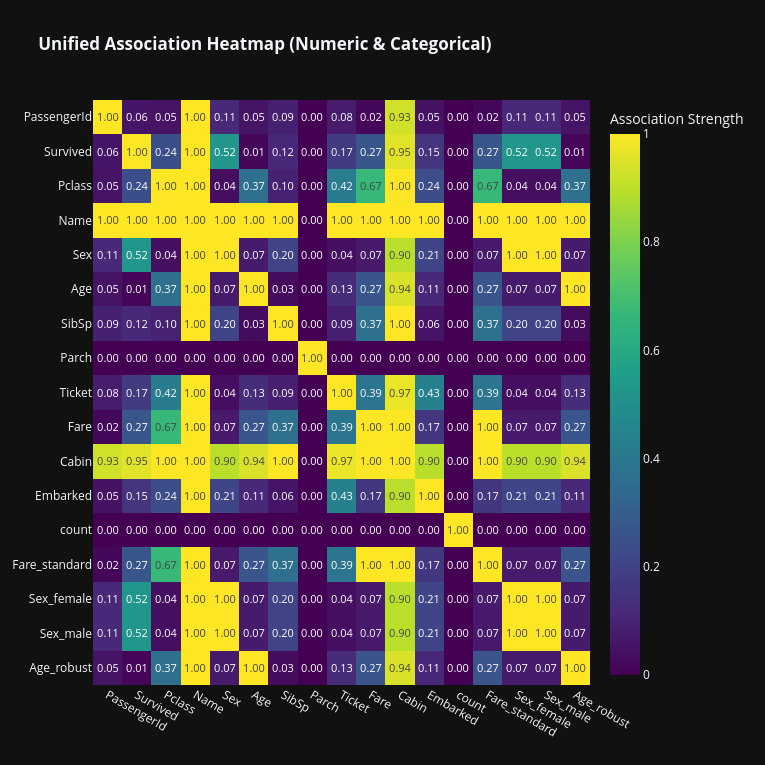

Notebook code cell kept with this figure:
### Markdown cell above
### The Global Association Heatmap
By unifying all these metrics together, we can generate a single universal heatmap that shows the association strength between every variable.

### Code cell
# Automatically calculates correlations for all column combinations
dataset.plot_all_associations_heatmap()

### Figure 1 — Plotly figure (JSON) as saved in the notebook; plotly's stock layout.template omitted (floating-point values rounded to 4 significant figures; data arrays with more than 128 entries replaced by an {"elided": "..."} marker saying what was removed)
{"data": [{"coloraxis": "coloraxis", "hovertemplate": "x: %{x}<br>y: %{y}<br>Association Strength: %{z}<extra></extra>", "name": "0", "texttemplate": "%{z:.2f}", "type": "heatmap", "x": ["PassengerId", "Survived", "Pclass", "Name", "Sex", "Age", "SibSp", "Parch", "Ticket", "Fare", "Cabin", "Embarked", "count", "Fare_standard", "Sex_female", "Sex_male", "Age_robust"], "xaxis": "x", "y": ["PassengerId", "Survived", "Pclass", "Name", "Sex", "Age", "SibSp", "Parch", "Ticket", "Fare", "Cabin", "Embarked", "count", "Fare_standard", "Sex_female", "Sex_male", "Age_robust"], "yaxis": "y", "z": {"elided": "17x17 float values"}}], "layout": {"coloraxis": {"colorbar": {"title": {"text": "Association Strength"}}, "colorscale": [[0, "#440154"], [0.1111, "#482878"], [0.2222, "#3e4989"], [0.3333, "#31688e"], [0.4444, "#26828e"], [0.5556, "#1f9e89"], [0.6667, "#35b779"], [0.7778, "#6ece58"], [0.8889, "#b5de2b"], [1, "#fde725"]]}, "height": 765, "title": {"text": "<b>Unified Association Heatmap (Numeric & Categorical)</b>"}, "width": 765, "xaxis": {"anchor": "y", "domain": [0, 1]}, "yaxis": {"anchor": "x", "autorange": "reversed", "domain": [0, 1]}}}
